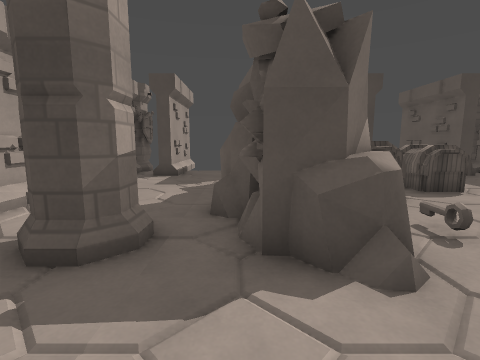
view 1 (above)

14 first-person views from a walk through a level from a Godot 3-D game. The camera is 1.3 m above the floor, tilts 8° down and sees 85° across. The floor is counted in squares, 1 m on a side. Each view is taken from the middle of a square. On the plan, view 1 faces up. The plan holds only what a view shows up to about 13 squares ahead; the rest is blank. Characters and animated objects are left out. Surface patterns are stand-ins for the level's own textures.

view 2
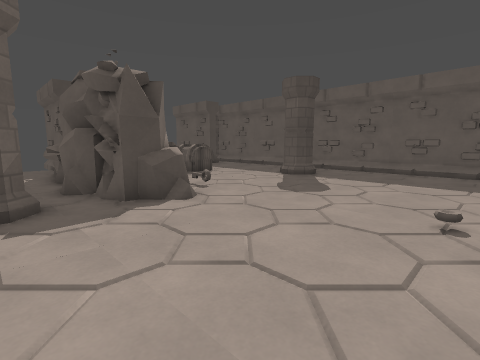

view 3
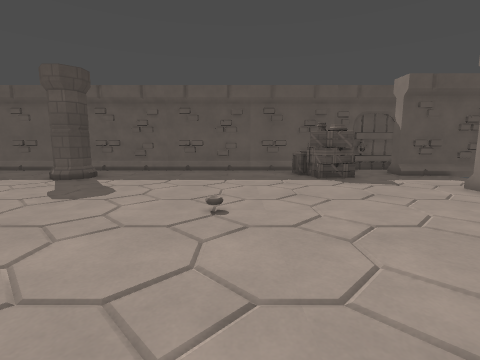

view 4
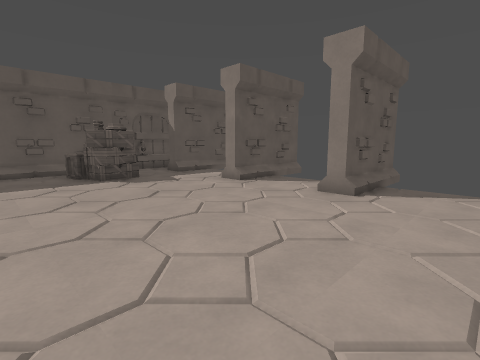

view 5
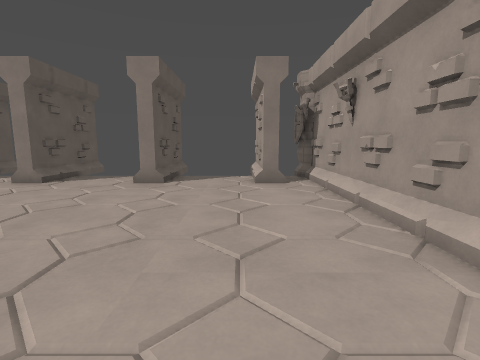

view 6
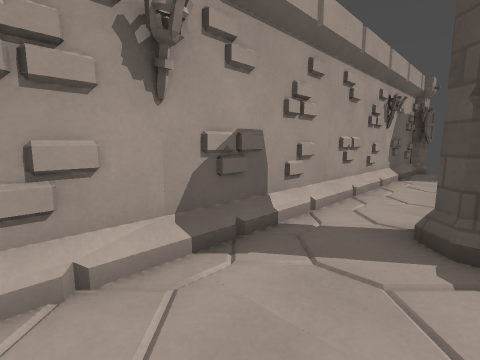

view 7
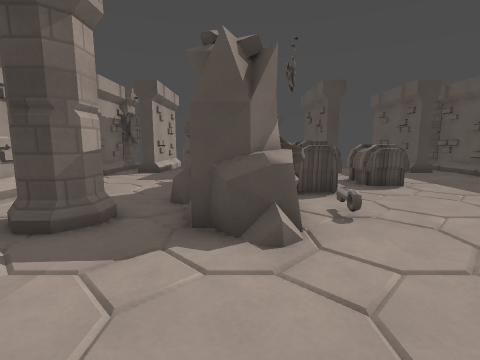

view 8
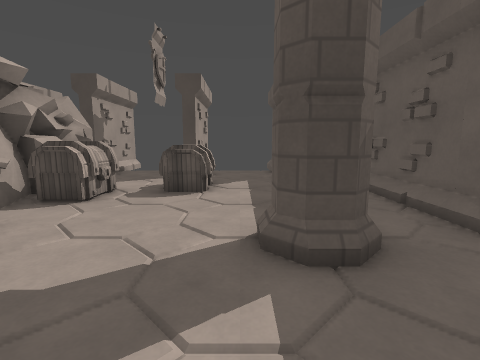

view 9
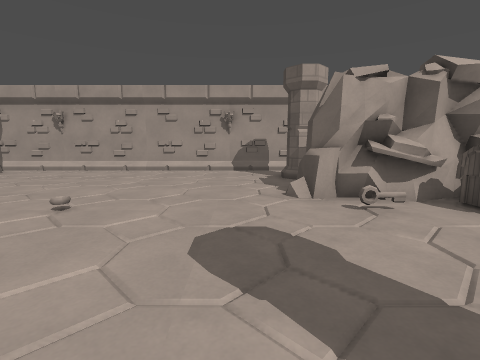

view 10
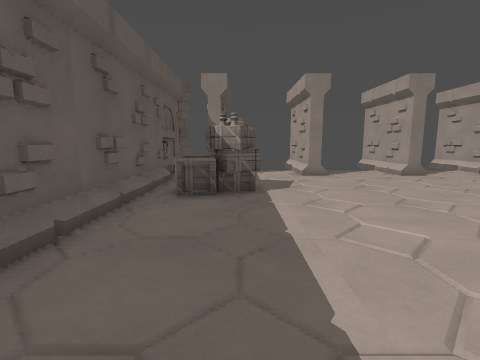

view 11
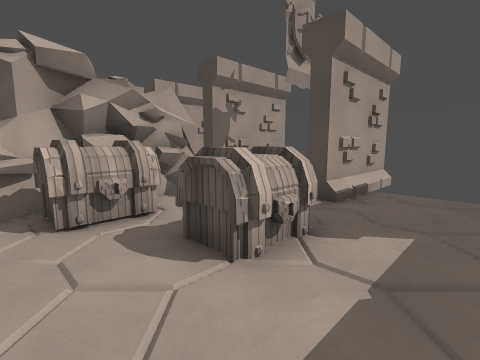

view 12
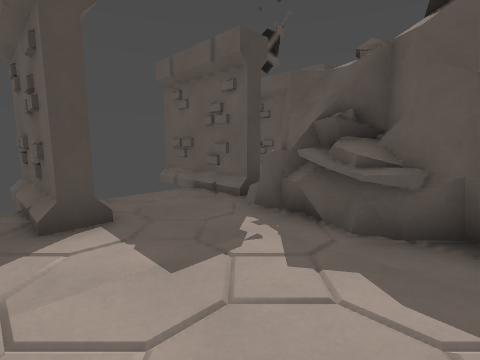

view 13
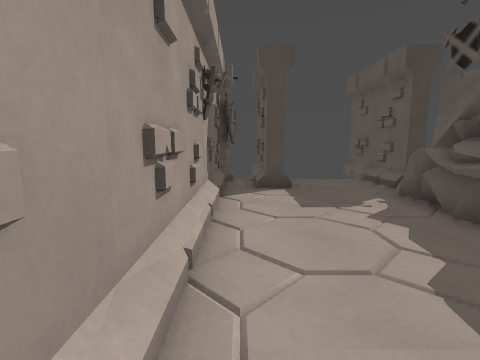

view 14
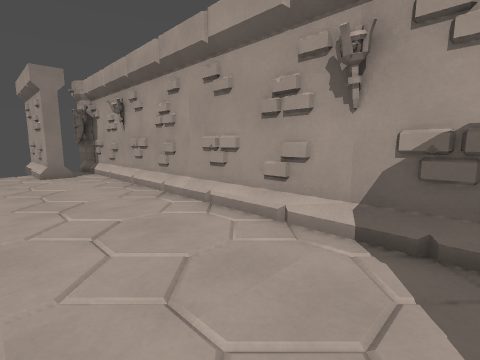

### Floor plan
Key: @ floor where view 1 was taken; # wall or solid block; . floor; = window, fence, low wall or low ledge; P pillar; C chest; K key; I coin; R crate.
Columns run from 5 left of view 1 to 11 right of it. Each row starts with its distance up from view 1.
 14   #
 13 PP#   #   #   #
 12 #P#...#.. #...# #
 11 #.#...#.. #...#.#
 10 #....=#.........#
  9 #....###........
  8 #....###..CC....#
  7 #....###C.CC....#
  6 #....###C.......#
  5 #....###........#
  4 #..P.###K....P..#
  3 #..P.###.....P..#
  2 #...............#
  1 #...............
  0 #....@..........#
 -1 #...............#
 -2 #...............#
 -3 #.......I.......#
 -4 #...............#
 -5 #...............#
 -6 #............RR.#
 -7 #............RR.
 -8 #...............#
 -9 #...............#
-10 #.#...#...#...#.#
-11 #P#...#...#...# #
-12 PP#   #   #   #
-13   #

Where each view was taken, in squares from view 1:
view 1: 0 up, 0 right, facing up
view 2: 3 down, 2 left, facing up-right
view 3: 3 down, 2 left, facing right
view 4: 3 down, 2 left, facing down-right
view 5: 1 down, 2 left, facing down
view 6: 1 down, 2 left, facing up-left
view 7: 1 down, 1 right, facing up
view 8: 0 up, 7 right, facing up
view 9: 1 up, 8 right, facing left
view 10: 1 up, 8 right, facing down
view 11: 5 up, 8 right, facing up-left
view 12: 6 up, 4 left, facing up-right
view 13: 3 up, 4 left, facing up
view 14: 2 up, 1 left, facing down-left
